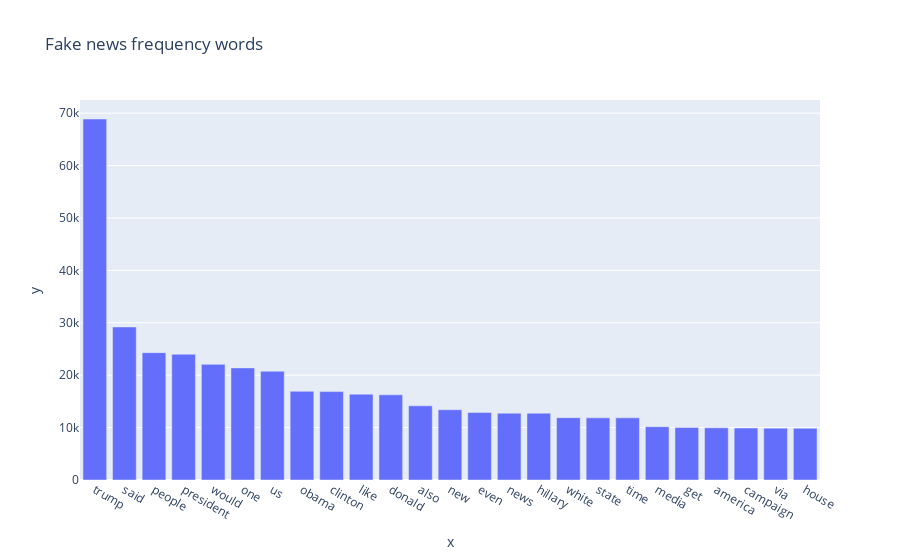

Source (notebook cell):
### Code cell
new_list_words = [ seq[0] for seq in list_fake ]
new_list_values = [ seq[1] for seq in list_fake ]
fig = px.bar(x=new_list_words, y=new_list_values,title='Fake news frequency words')
fig.show()

### Figure 1 — Plotly figure (JSON) as saved in the notebook; plotly's stock layout.template omitted (floating-point values rounded to 4 significant figures)
{"data": [{"alignmentgroup": "True", "hovertemplate": "x=%{x}<br>y=%{y}<extra></extra>", "legendgroup": "", "marker": {"color": "#636efa"}, "name": "", "offsetgroup": "", "orientation": "v", "showlegend": false, "textposition": "auto", "type": "bar", "x": ["trump", "said", "people", "president", "would", "one", "us", "obama", "clinton", "like", "donald", "also", "new", "even", "news", "hillary", "white", "state", "time", "media", "get", "america", "campaign", "via", "house"], "xaxis": "x", "y": [68886, 29207, 24297, 23995, 22065, 21395, 20751, 16923, 16868, 16380, 16253, 14152, 13411, 12875, 12750, 12749, 11899, 11865, 11864, 10168, 10026, 9960, 9927, 9897, 9875], "yaxis": "y"}], "layout": {"barmode": "relative", "legend": {"tracegroupgap": 0}, "title": {"text": "Fake news frequency words"}, "xaxis": {"anchor": "y", "domain": [0, 1], "title": {"text": "x"}}, "yaxis": {"anchor": "x", "domain": [0, 1], "title": {"text": "y"}}}}
